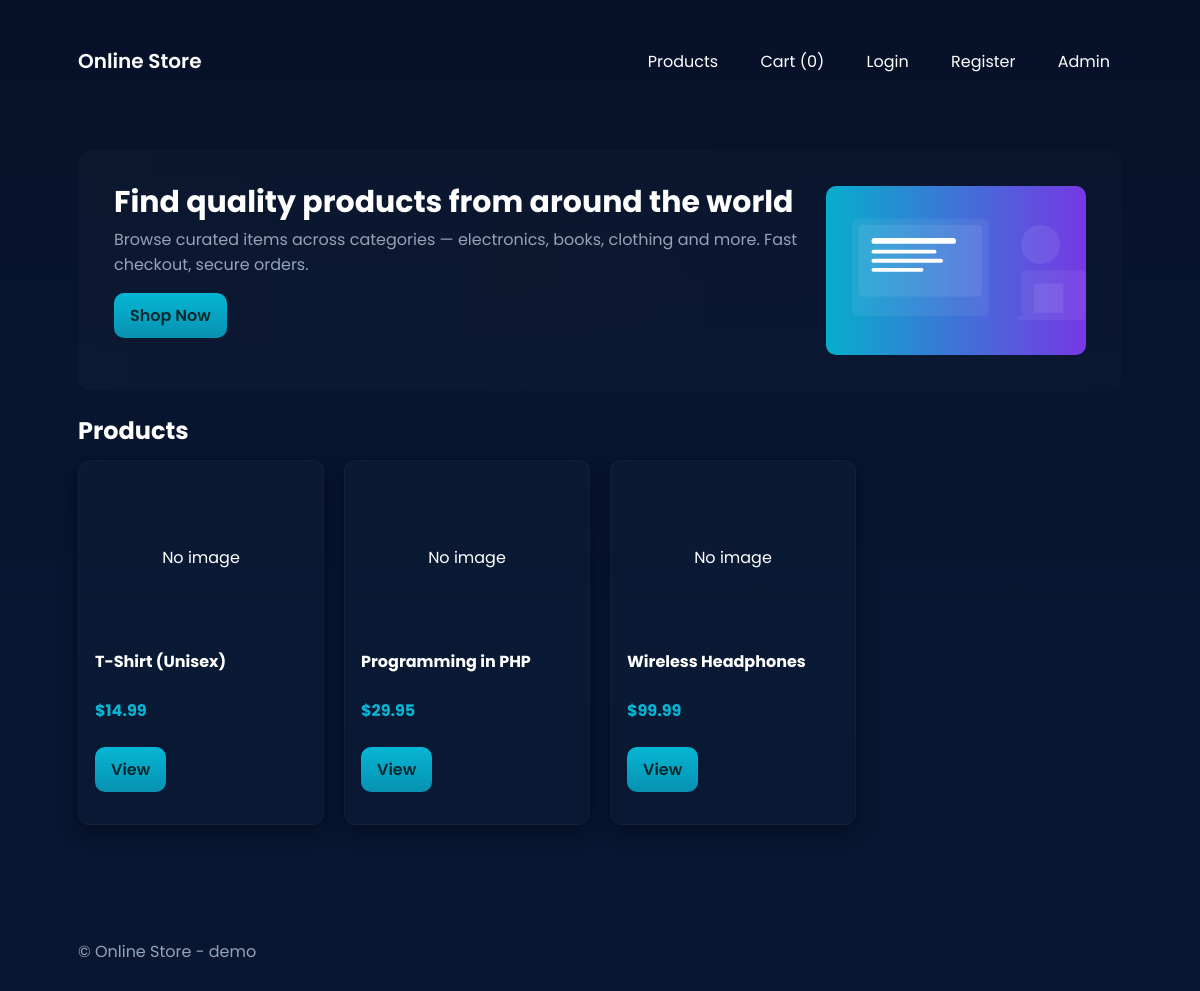
The page / on the database its author committed.
### tables this page shows
CREATE TABLE `products` (
  `id` INT AUTO_INCREMENT PRIMARY KEY,
  `name` VARCHAR(255) NOT NULL,
  `description` TEXT,
  `price` DECIMAL(10,2) NOT NULL DEFAULT 0,
  `image` VARCHAR(255) DEFAULT NULL,
  `stock` INT DEFAULT 0,
  `category_id` INT DEFAULT NULL,
  FOREIGN KEY (`category_id`) REFERENCES `categories`(`id`) ON DELETE SET NULL
);

### index.php (the view)
<?php
require_once 'header.php';
$stmt = $pdo->query('SELECT p.*, c.name AS category FROM products p LEFT JOIN categories c ON p.category_id = c.id ORDER BY p.id DESC');
$products = $stmt->fetchAll();
?>
<div class="hero">
  <div class="left">
    <h2>Find quality products from around the world</h2>
    <p>Browse curated items across categories — electronics, books, clothing and more. Fast checkout, secure orders.</p>
    <p><a class="btn" href="#products">Shop Now</a></p>
  </div>
  <div class="image"><img src="assets/hero.svg" alt="Shopping"></div>
</div>
<h2 id="products" style="color:var(--surface);margin-bottom:12px">Products</h2>
<div class="product-grid">
<?php foreach ($products as $p): ?>
  <div class="product">
    <div class="image"><?php if ($p['image']): ?><img src="<?php echo htmlspecialchars($p['image']); ?>" alt=""><?php else: ?><div class="placeholder">No image</div><?php endif; ?></div>
    <h3><?php echo htmlspecialchars($p['name']); ?></h3>
    <p class="price">$<?php echo number_format($p['price'],2); ?></p>
    <p><a class="btn" href="product.php?id=<?php echo $p['id']; ?>">View</a></p>
  </div>
<?php endforeach; ?>
</div>
<?php require_once 'footer.php'; ?>

### header.php (shortened to what this page needs)
<?php
function cart_count() {
    if (!isset($_SESSION['cart'])) return 0;
    $count = 0; foreach ($_SESSION['cart'] as $qty) $count += $qty;
    return $count;
}
?>
<!doctype html>
<html lang="en">
<head>
  <link rel="stylesheet" href="assets/style.css">
</head>
<body>
<header>
  <div class="wrap">
    <h1><a href="/online-store/index.php">Online Store</a></h1>
    <nav>
      <a href="index.php">Products</a>
      <a href="cart.php">Cart (<?php echo cart_count(); ?>)</a>
      <?php if (!empty($_SESSION['username'])): ?>
        <a href="profile.php">Hello, <?php echo htmlspecialchars($_SESSION['username']); ?></a>
        <a href="logout.php">Logout</a>
      <?php else: ?>
        <a href="login.php">Login</a>
        <a href="register.php">Register</a>
      <?php endif; ?>
      <a href="admin/login.php">Admin</a>
    </nav>
  </div>
</header>
<main class="wrap">

### footer.php (shortened to what this page needs)
</main>
<footer>
  <div class="wrap">&copy; Online Store - demo</div>
</footer>
</body>
</html>

### assets/style.css (style rules this page uses)
:root { --bg:#0f172a; --card:#0b1220; --muted:#94a3b8; --accent:#06b6d4; --accent-600:#0891b2; --surface:#ffffff; }
* { box-sizing:border-box }
body { font-family:'Poppins',system-ui,-apple-system,Segoe UI,Roboto,Arial,sans-serif;margin:0;padding:0;background:linear-gradient(180deg,#071129 0%, #071731 60%), #0b1220;color:var(--muted);min-height:100vh }
.wrap { max-width:1100px;margin:0 auto;padding:28px }
header { background:transparent;padding:18px 0 }
header .wrap { display:flex;justify-content:space-between;align-items:center }
header h1 { margin:0;font-size:20px;color:var(--surface);font-weight:600 }
header h1 a { color:var(--surface);text-decoration:none }
nav a { color:var(--surface);margin-left:14px;text-decoration:none;padding:8px 12px;border-radius:8px;transition:all .18s ease }
.hero { display:flex;align-items:center;gap:28px;background:linear-gradient(90deg,rgba(255,255,255,0.02),rgba(255,255,255,0.01));padding:36px;border-radius:14px;margin-bottom:22px }
.hero .left { flex:1 }
.hero h2 { color:var(--surface);margin:0 0 8px;font-size:30px;line-height:1.05 }
.hero p { color:var(--muted);margin:0 0 16px }
.btn { display:inline-block;background:linear-gradient(180deg,var(--accent),var(--accent-600));color:#042a2f;padding:10px 16px;border-radius:10px;font-weight:600;text-decoration:none }
.hero .image { width:260px }
.hero .image img { width:100%;border-radius:10px;display:block }
.product-grid { display:grid;grid-template-columns:repeat(auto-fill,minmax(220px,1fr));gap:20px }
.product { background:linear-gradient(180deg,rgba(255,255,255,0.02), rgba(255,255,255,0.01));padding:16px;border-radius:12px;color:var(--surface);box-shadow:0 6px 18px rgba(2,6,23,0.6);border:1px solid rgba(255,255,255,0.03);display:flex;flex-direction:column }
.product .image { height:160px;display:flex;align-items:center;justify-content:center;margin-bottom:12px }
.product h3 { margin:0 0 8px;font-size:16px;color:var(--surface) }
.product .price { color:var(--accent);font-weight:700;margin-bottom:8px }
.product a { margin-top:auto;display:inline-block }
footer { background:transparent;color:var(--muted);padding:22px 0;margin-top:36px }

### rows shown on the page
products: shows "No image", name "T-Shirt (Unisex)", price "14.99"
products: shows "No image", name "Programming in PHP", price "29.95"
products: shows "No image", name "Wireless Headphones", price "99.99"

### other values the page prints
cart_count() "0"
